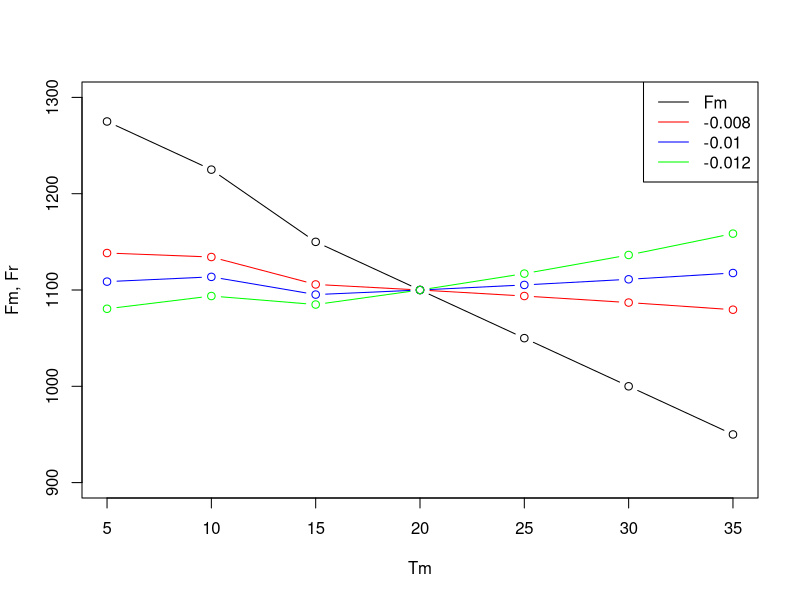

Source code (R):
# Watras, C. J., Morrison, K. A., Rubsam, J. L., Hanson, P. C., Watras, A. J., LaLiberte, G. D., & Milewski, P. (2017). 
# A temperature compensation method for chlorophyll and phycocyanin fluorescence sensors in freshwater. 
# Limnology and Oceanography: Methods, 15(7), 642-652.

# This script uses the temperature compensation equation from Watras et al
#    to test the sensitivity of the correction to the parameter, rho.
#    Data (T and corresponding Fm) were picked from Fig. 1A, and multiple
#    values for rho are tested and plotted.

rhos = c(-0.008,-0.010,-0.012) # ranges from about -0.008 to -0.012
Tr = 20 # reference T, 20C

# data estimated from Watras et al. 2018, Fig. 1A
Tm = c(5,10,15, 20,25,30,35)
Fm = c(1275,1225,1150,1100,1050,1000,950) # these are RFU values for the same [chl] across different Ts

myCols = c('red','blue','green')

# Plot original data
plot(Tm,Fm,type='b',ylim=c(900,1300),ylab='Fm, Fr')

for (i in 1:length(rhos)){
  rho = rhos[i]
  # Temperature correction
  Fr = Fm/(1+rho*(Tm-Tr))
  # Plot it
  lines(Tm,Fr,type='b',col = myCols[i])
}
legendTxt = c('Fm',as.character(rhos))
legend('topright',legendTxt,lty=rep(1,length(rhos)+1),col=c('black',myCols))



